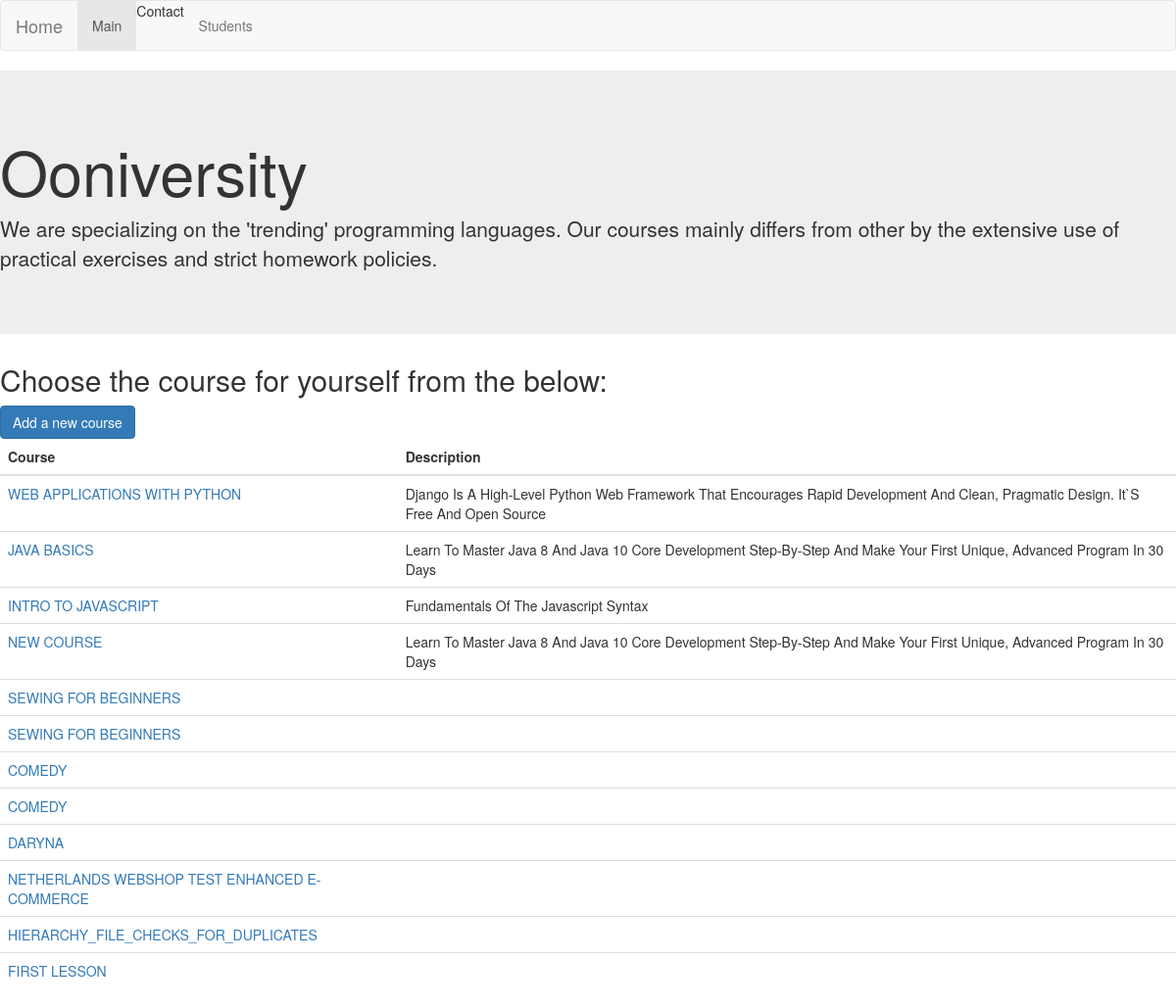
The app's page /courses/, older data.
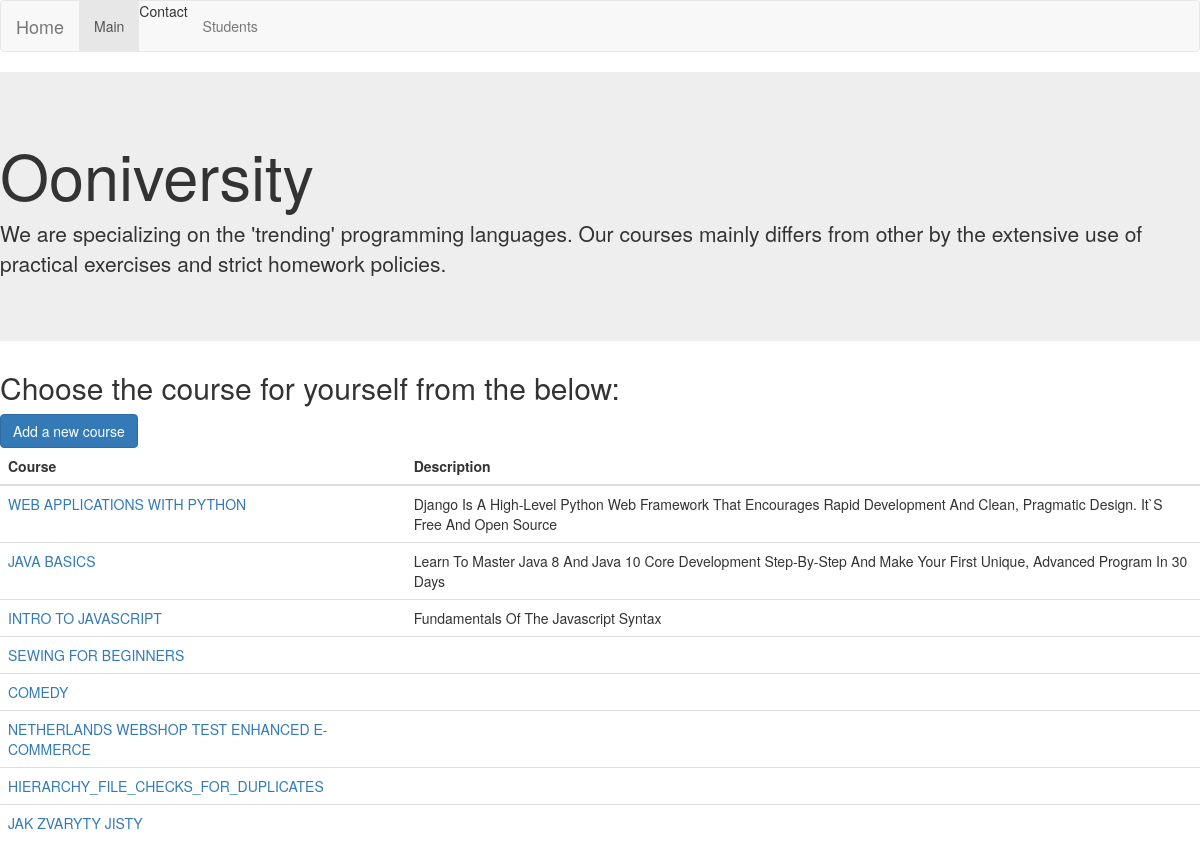
The same page, newer data.
### courses/models.py (models this page shows, shortened)
class Course(models.Model):
    name = models.CharField(max_length = 100)
    short_description = models.CharField(max_length = 220)
    description = models.TextField()
    coach = models.ForeignKey(Coach, blank=True, null=True, related_name='coach_courses', on_delete = models.CASCADE)
    assistant = models.ForeignKey(Coach, blank=True, null=True, related_name = 'assistant_courses', on_delete=models.CASCADE)

### courses/views.py (the view)
class HomeView(generic.ListView):
    context_object_name = 'all_courses_list'
    template_name = 'courses/course_list.html'
    def get_queryset(self):
        return Course.objects.all()

### courses/templates/courses/course_list.html (shortened to what this page needs)
{% extends "base.html" %}
{% block nav_class_courses_list %}active{% endblock %}
{% block main_content %}
{% include "inc_university_desc.html" %}
<h2>Choose the course for yourself from the below:</h2>
<button type="button" class="btn btn-primary"><a href="add.html" style="color:inherit">
    Add a new course</a></button>
<table class="table">
  <thead>
    <tr>
      <th scope="col">Course</th>
      <th scope="col">Description</th>
    </tr>
  </thead>
  <tbody>
  {% for course in all_courses_list %}
    <tr>
      <td><a href="{% url 'courses:detail' course.id %}">{{ course.name|upper }}</a></td>
      <td>{{ course.short_description|title }}</td>
    </tr>
  {% endfor %}
  </tbody>
</table>
{% endblock main_content %}

Row changes from the older to the newer data that the page shows:
removed Course: name "NEW COURSE", short_description "Learn To Master Java 8 And Java 10 Core Development Step-By-Step And Make Your First Unique, Advanced Program In 30 Days"
removed Course: name "SEWING FOR BEGINNERS"
removed Course: name "COMEDY"
removed Course: name "DARYNA"
removed Course: name "FIRST LESSON"
added Course: name "JAK ZVARYTY JISTY"
